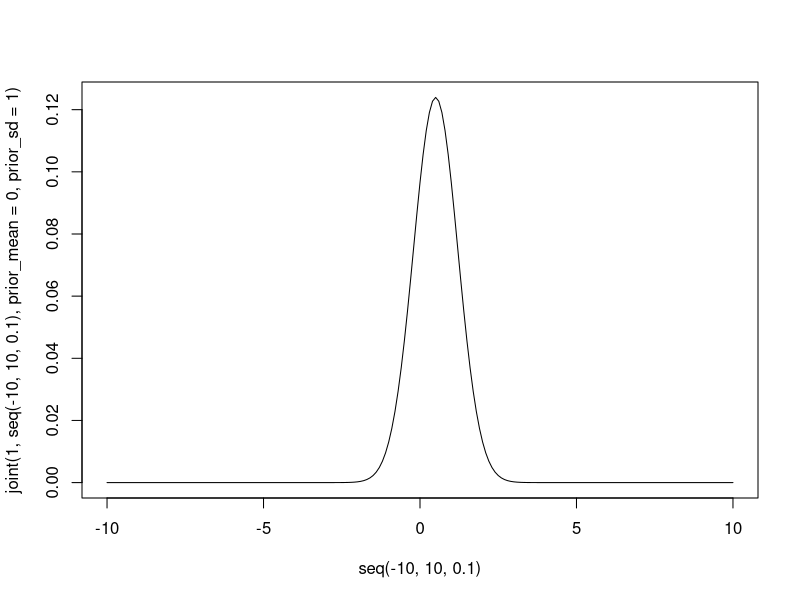
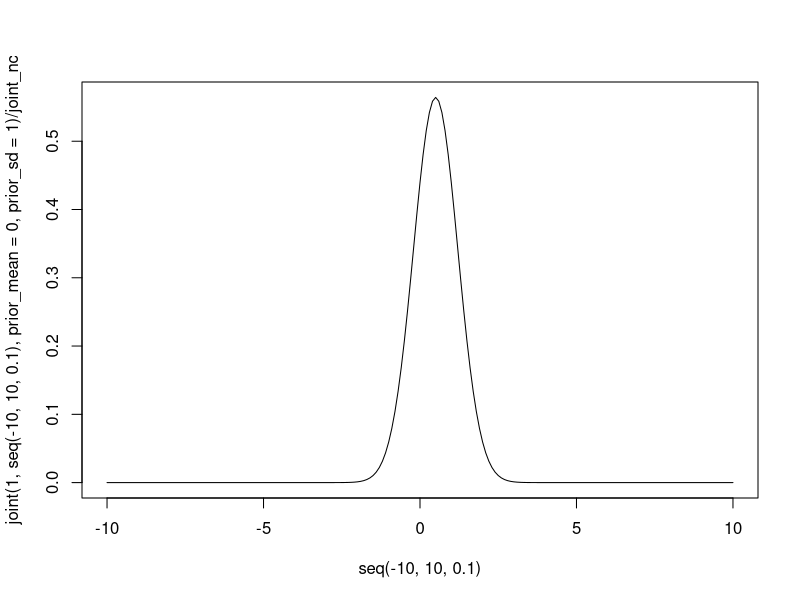
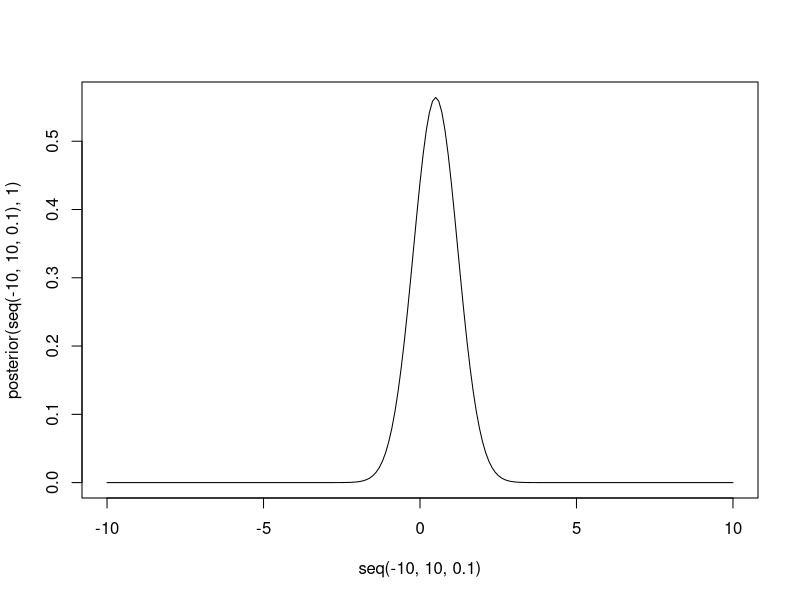

The R script that drew these images, in order:
y = function(x,mu=0,sigma=1) {
  exp( - ((x - mu)^2) / (2 * sigma^2) )
}

nc = function(sigma=1) {
  sqrt(2 * pi * sigma^2)
}

integrate(y,-10,10)
nc()

y(0)/dnorm(0)

integrate(function(x) { y(x,sigma=2) },-10,10)
nc(sigma=2)

prior = function(t,mean=0,sd=1) {
  dnorm(t,mean=mean,sd=sd)
}

likelihood = function(x,t) {
  dnorm(x,mean = t)
}

joint = function(x,t,prior_mean=0,prior_sd=1) {
  likelihood(x,t) * prior(t,mean=prior_mean,sd=prior_sd)
}

posterior = function(t,y,sd=1,prior_mean=0,prior_sd=1) {
  m = (1/prior_sd^2 * prior_mean + 1/sd^2 * y) / (1/prior_sd^2 + 1/sd^2)
  s2 = 1/(1/prior_sd^2 + 1/sd^2)
  dnorm(t,mean=m,sd=sqrt(s2))
}

posterior_nc = function(sd=1,prior_sd=1) {
  s2 = 1/(1/prior_sd^2 + 1/sd^2)
  nc(sqrt(s2))
}

plot( seq(-10,10,0.1), joint(1,seq(-10,10,0.1),prior_mean=0,prior_sd = 1),type="l" )

#integrate(function(t) { joint(1,t,prior_sd = 10) },lower=-10,upper=10 )
joint_nc =  integrate(function(t) { joint(1,t) },lower=-10,upper=10 )$value

plot( seq(-10,10,0.1), joint(1,seq(-10,10,0.1) ,prior_mean=0,prior_sd = 1) / joint_nc ,type="l" )

integrate(function(t) { joint(1,t) / joint_nc },lower=-10,upper=10 )$value

plot( seq(-10,10,0.1), posterior(seq(-10,10,0.1),1) ,type="l" )

joint(1,1) / posterior(1,1)
joint(1,2) / posterior(2,1)